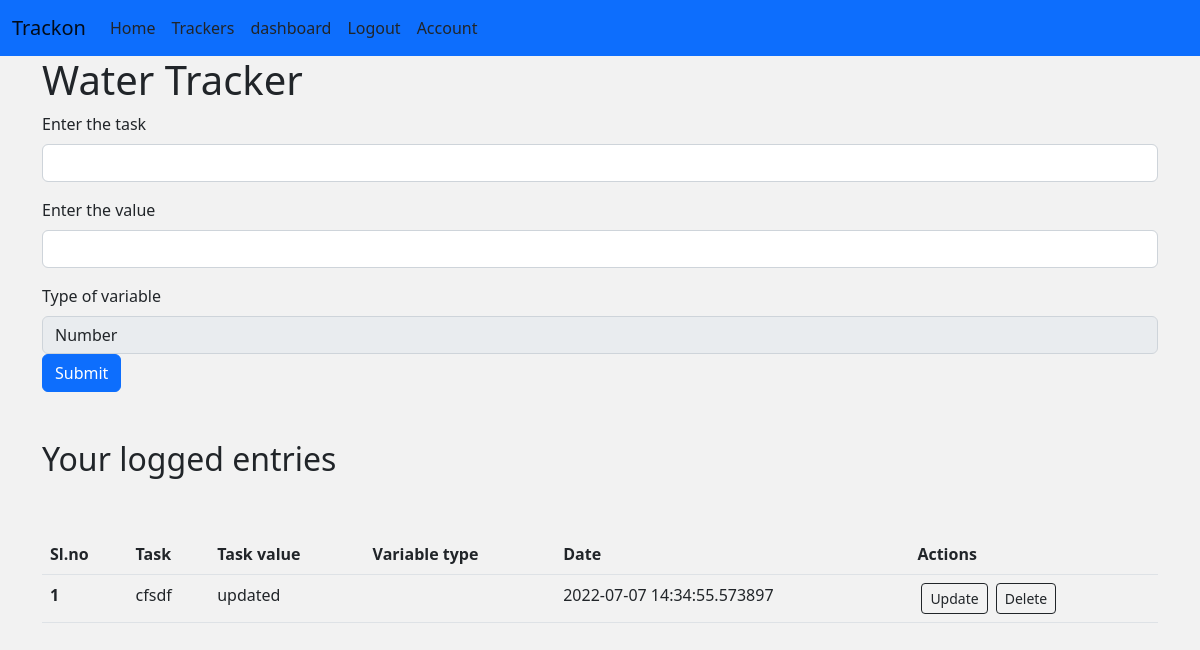
The app's page /log/2 (signed in), older data.
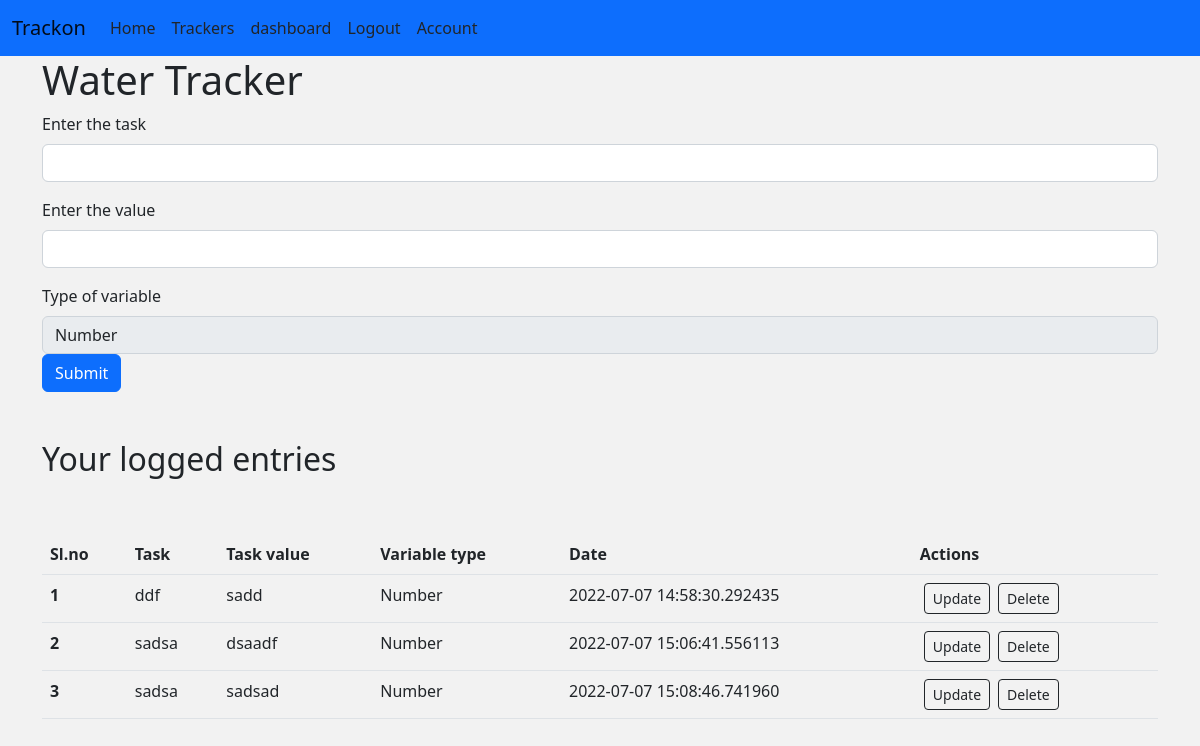
The same page, newer data.
### main/models.py (models this page shows, shortened)
class Tracker(db.Model):
    sno = db.Column(db.Integer, primary_key=True)
    tracker_name = db.Column(db.String(300), nullable=False, unique=True)
    task_value_type = db.Column(db.String(20), nullable=False)
    user_id = db.Column(db.Integer, db.ForeignKey('user.id'))
    logs = db.relationship('Inputaken', backref='tracker', lazy=True)

class Inputaken(db.Model):
    sno = db.Column(db.Integer, primary_key=True)
    task_title = db.Column(db.String(300), nullable=False)
    task_value = db.Column(db.Integer, nullable=False)
    task_date = db.Column(db.DateTime, default=datetime.utcnow)
    task_variable = db.Column(db.String(20), nullable=False)
    user_id = db.Column(db.Integer, db.ForeignKey('user.id'), nullable=False)
    tracker_id = db.Column(db.Integer, db.ForeignKey('tracker.sno'), nullable=False)

### main/routes.py (the view, shortened to what this page needs)
@app.route("/log/<int:sno>", methods=['GET', 'POST'])
@login_required
def log(sno):
    task_table = Tracker.query.filter_by(sno=sno).first()
    outputpage = Inputaken.query.filter_by(
        tracker_id=sno, user_id=current_user.id).all()
    return render_template('log.html', task=task_table, outputpage=outputpage)

### main/models.py (called while the page is built)
@login_manager.user_loader
def load_user(user_id):
    return User.query.get(int(user_id))

### main/templates/log.html
{% extends 'base.html' %}
{% block content %}
<div class="container">
    <div class="track_type">
        <h1>{{task.tracker_name}}</h1>
    </div>
    <form action="/log/{{task.sno}}" method="POST">
        <div class="mb-3">
            <label for="exampleInputEmail1" class="form-label">Enter the task <title></title></label>
            <input type="text" class="form-control" name="title" id="text-title">
        </div>
        <div class="mb-3">
            <label for="exampleInputPassword1" class="form-label">Enter the value</label>
            <input type="text" class="form-control" name="value" id="exampleInputPassword1">
        </div>
        <label for="inputState" class="form-label">Type of variable</label>
        <input type="text" disabled=true class="form-control" value={{task.task_value_type}}>
        <button type="submit" class="btn btn-primary">Submit</button>
    </form>
    <br><br>
    <h2>Your logged entries</h2><br><br>
    {% if outputpage|length == 0 %}
    <div class="alert alert-dark" role="alert">
        No Task details found. Add your first task now!
    </div>
    {% else %}
    <table class="table">
        <thead>
            <tr>
                <th scope="col">Sl.no</th>
                <th scope="col">Task</th>
                <th scope="col">Task value</th>
                <th scope="col">Variable type</th>
                <th scope="col">Date</th>
                <th scope="col">Actions</th>
            </tr>
        </thead>
        <tbody>
            {% for inpt in outputpage %}
            <tr>
                <th scope="row">{{loop.index}}</th>
                <td>{{inpt.task_title}}</td>
                <td>{{inpt.task_value}}</td>
                <td>{{inpt.task_variable}}</td>
                <td>{{inpt.task_date}}</td>
                <td><a href="/log/update/{{inpt.sno}}" type="button"
                        class="btn btn-outline-dark btn-sm mx-1">Update</button>
                        <a href="/log/delete/{{inpt.sno}}" type="button"
                            class="btn btn-outline-dark btn-sm mx-1">Delete</button></td>
            </tr>
            {% endfor %}
        </tbody>
    </table>
    {% endif %}
</div>
{% endblock content %}

### main/templates/base.html (shortened to what this page needs)
<!DOCTYPE html>
<html lang="en">
  <head>
    <link
      href="https://cdn.jsdelivr.net/npm/bootstrap@5.2.0-beta1/dist/css/bootstrap.min.css"
      rel="stylesheet"
    />
    <link rel="stylesheet" href="{{ url_for('static',filename='main.css') }}" />
  </head>
  <body>
    <nav class="navbar navbar-expand-lg bg-primary">
      <div class="container-fluid">
        <a class="navbar-brand" href="#">Trackon</a>
        <div class="collapse navbar-collapse" id="navbarNav">
          <a
            class="nav-link active px-2"
            href="{{url_for('home')}}"
            aria-current="page"
            href="#"
            >Home</a
          >
          {% if current_user.is_authenticated %}
          <a class="nav-link px-2" href="{{url_for('track')}}">Trackers</a>
          <a class="nav-link px-2" href="{{url_for('dashboard')}}">dashboard</a>
          <a class="nav-link px-2" href="{{url_for('logout')}}">Logout</a>
          <a class="nav-link px-2" href="{{url_for('account')}}">Account</a>
          {% else %}
          <a class="nav-link px-2" href="{{url_for('login')}}">Login</a>
          <a class="nav-link px-2" href="{{url_for('register')}}">Register</a>
          {% endif %}
        </div>
      </div>
    </nav>
     {% block content %} {% endblock %}
  </body>
</html>

### main/static/main.css (style rules this page uses)
body { background-color: #f2f2f2; }

Row changes from the older to the newer data that the page shows:
removed Inputaken: task_title "cfsdf", task_value "updated", task_date "2022-07-07 14:34:55.573897"
added Inputaken: task_title "ddf", task_value "sadd", task_variable "Number", task_date "2022-07-07 14:58:30.292435"
added Inputaken: task_title "sadsa", task_value "dsaadf", task_variable "Number", task_date "2022-07-07 15:06:41.556113"
added Inputaken: task_title "sadsa", task_value "sadsad", task_variable "Number", task_date "2022-07-07 15:08:46.741960"
